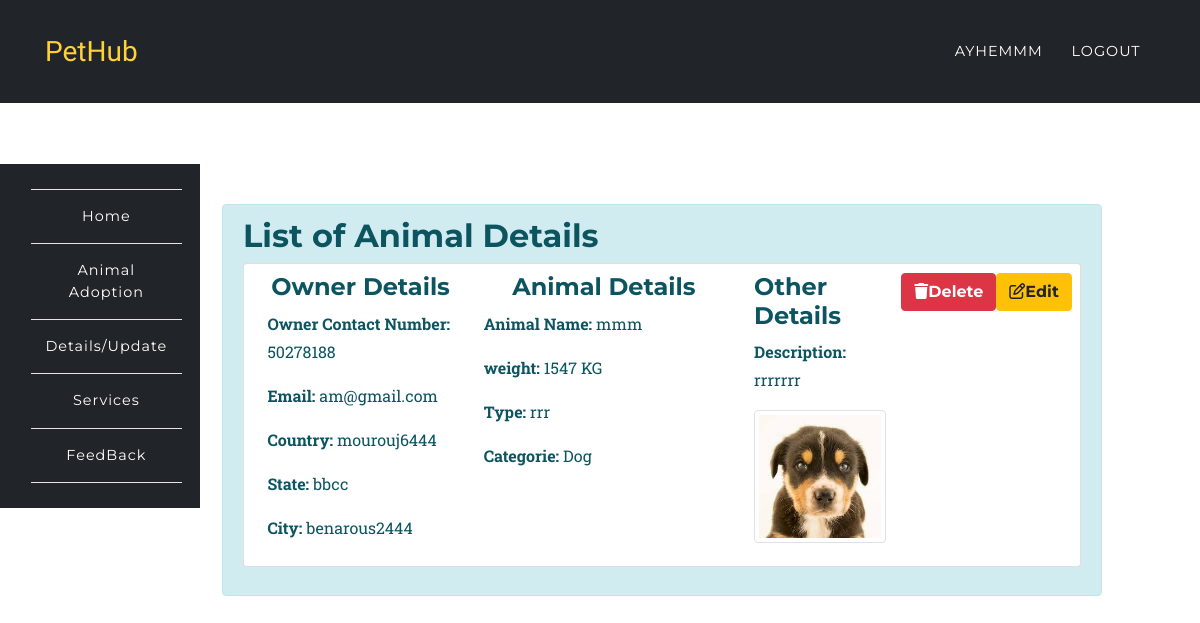
/app/list.php (signed in), run on the app's committed database.
### tables this page shows
CREATE TABLE `animals` (
  `id` int(10) UNSIGNED NOT NULL,
  `fullname` varchar(191) NOT NULL,
  `mobile` varchar(191) NOT NULL,
  `email` varchar(191) NOT NULL,
  `country` varchar(191) NOT NULL,
  `state` varchar(191) NOT NULL,
  `city` varchar(191) NOT NULL,
  `type` varchar(191) NOT NULL,
  `categorie` varchar(191) NOT NULL,
  `description` varchar(191) NOT NULL,
  `image` varchar(191) NOT NULL,
  `user_id` int(10) DEFAULT NULL,
  `rent` varchar(191) NOT NULL
);

### app/list.php (the view, shortened to what this page needs)
<?php
	require '../config/config.php';
		try {
			if($_SESSION['role'] == 'user'){
				$userid=$_SESSION['id'];
				$sqlQuery="SELECT * FROM animals WHERE user_id = '$userid' ";
				$stmt = $connect->prepare($sqlQuery);
				$stmt->execute();
				$data1 = $stmt->fetchAll (PDO::FETCH_ASSOC);
$data=$data1;
			}
		}catch(PDOException $e) {
			$errMsg = $e->getMessage();
		}
?>
<?php include '../include/header.php';?>
	<nav class="navbar navbar-expand-lg navbar-dark fixed-top" style="background-color:#212529;" id="mainNav">
      <div class="container">
        <a class="navbar-brand js-scroll-trigger" href="../index.php">PetHub</a>
        <div class="collapse navbar-collapse" id="navbarResponsive">
          <ul class="navbar-nav text-uppercase ml-auto">
            <li class="nav-item">
              <a class="nav-link" href="#"><?php echo $_SESSION['fullname']; ?> <?php if($_SESSION['role'] == 'admin'){ echo "(Admin)"; } ?></a>
            </li>
            <li class="nav-item">
              <a href="../auth/logout.php" class="nav-link">Logout</a>
            </li>
          </ul>
        </div>
      </div>
    </nav>
	<section style="padding-left:0px;">
		<?php include '../include/side-nav.php';?>
	</section>
<section class="wrapper" style="margin-left: 16%;margin-top: -20%;">
<div class="container">
        <div class="row">
            <div class="col-md-11 col-xs-12 col-sm-12">
                <div class="alert alert-info" role="alert">
			<h2>List of Animal Details</h2>
				<?php
					 foreach ($data as $value) {
						 echo '<div class="card card-inverse card-info mb-3" style="padding:1%;">
								 <div class="card-block">';
									 echo '<a class="btn btn-warning float-right" href="update.php?id='.$value['id'].'&act=rent"><i class="fa-regular fa-pen-to-square"></i>Edit</a>';
									 echo '<a class="btn btn-danger float-right" href="delete_animal.php?id='.$value['id'].'"><i class="fa-solid fa-trash"></i>Delete</a>';
									 echo   '<div class="row">
									   <div class="col-4">
									   <h4 class="text-center">Owner Details</h4>';
										 echo '<p><b>Owner Contact Number: </b>'.$value['mobile'].'</p>';
										 echo '<p><b>Email: </b>'.$value['email'].'</p>';
										 echo '<p><b>Country: </b>'.$value['country'].'</p><p><b> State: </b>'.$value['state'].'</p><p><b> City: </b>'.$value['city'].'</p>';
									 echo '</div>
									   <div class="col-5">
									   <h4 class="text-center">Animal Details</h4>';
									   echo '<p><b>Animal Name: </b>'.$value['fullname'].'</p>';
									   echo '<p><b>
									   weight: </b>'.$value['rent'].' KG</p> ';
										 echo '<p><b>Type: </b>'.$value['type'].'</p><p><b> Categorie: </b>'.$value['categorie'].'</p>';
									 echo '</div>
									   <div class="col-3">
									   <h4>Other Details</h4>';
										 echo '<p><b>Description: </b>'.$value['description'].'</p>';
										 $imagePath = $value['image'];
										 echo '<img src="'.$imagePath.'" width="230" class="img-thumbnail">';
										 echo '</div>
								   </div>
								</div>
							 </div>';
					 }
					 ?>
			</div>
		</div>
	</div>
	</div>
</section>
<?php include '../include/footer.php';?>

### assets/css/rent.css (style rules this page uses)
body { overflow-x: hidden; font-family: "Roboto Slab", "Helvetica Neue", Helvetica, Arial, sans-serif; }
p { line-height: 1.75; }
a { color: #ff5722; }
h1, h2, h3, h4, h5, h6 { font-weight: 700; font-family: "Montserrat", "Helvetica Neue", Helvetica, Arial, sans-serif; }
section { padding: 100px 0; }
@media (min-width: 768px) { section { padding: 140px 0; } }
.btn { font-family: "Montserrat", "Helvetica Neue", Helvetica, Arial, sans-serif; font-weight: 700; }
#mainNav { background-color: #212529; }
#mainNav .navbar-brand { color: #fed136; font-family: "Kaushan Script", "Helvetica Neue", Helvetica, Arial, cursive; }
#mainNav .navbar-nav .nav-item .nav-link { font-size: 90%; font-weight: 400; padding: 0.75em 0; letter-spacing: 1px; color: white; font-family: "Montserrat", "Helvetica Neue", Helvetica, Arial, sans-serif; }
@media (min-width: 992px) { #mainNav { padding-top: 25px; padding-bottom: 25px; -webkit-transition: padding-top 0.3s, padding-bottom 0.3s; -moz-transition: padding-top 0.3s, padding-bottom 0.3s; transition: padding-top 0.3s, padding-bottom 0.3s; border: none; background-color: transparent; } }
@media (min-width: 992px) { #mainNav .navbar-brand { font-size: 1.75em; -webkit-transition: all 0.3s; -moz-transition: all 0.3s; transition: all 0.3s; } }
@media (min-width: 992px) { #mainNav .navbar-nav .nav-item .nav-link { padding: 1.1em 1em !important; } }

### assets/css/style.css (style rules this page uses)
.navbar { border-radius: 0px; }
section { padding-left: 15px; }

### data on the page
animals: mobile "50278188", email "am@gmail.com", country "mourouj6444", state "bbcc", city "benarous2444", fullname "mmm", rent "1547", type "rrr", categorie "Dog", description "rrrrrrr"

### other printed values
$_SESSION['fullname'] "AYHEMMM"
